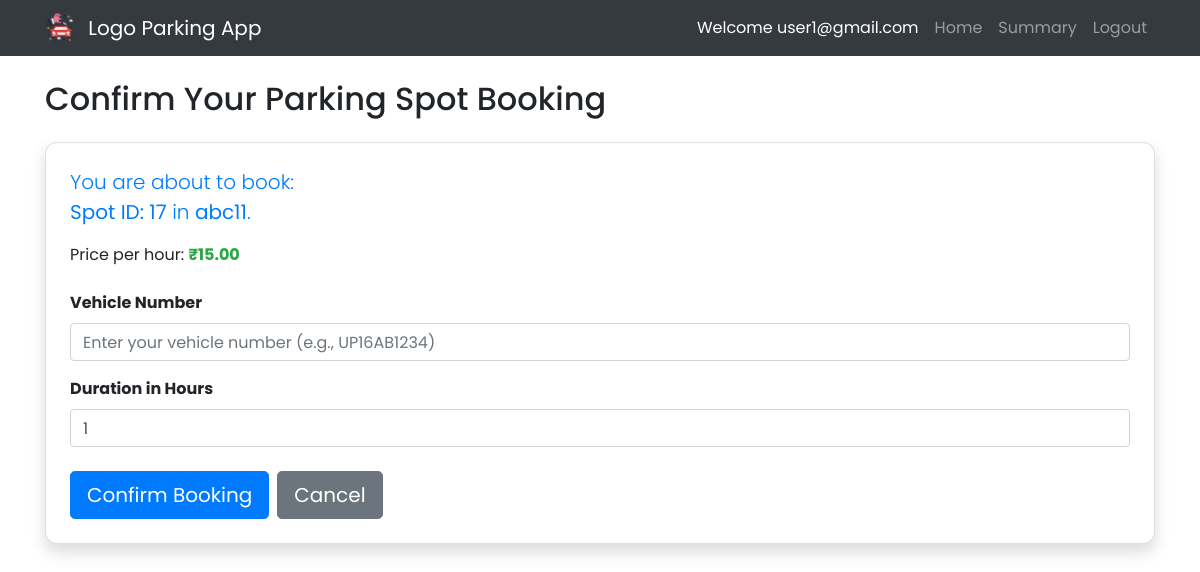
The app's page /user/book_spot/3 (signed in) with its own data.
### models.py (models this page shows, shortened)
class User(db.Model, UserMixin):
    id = db.Column(db.Integer, primary_key=True)
    email = db.Column(db.String(120), unique=True, nullable=False)
    password = db.Column(db.String(128), nullable=False)
    is_admin = db.Column(db.Boolean, default=False)
    is_blocked = db.Column(db.Boolean, default=False)
    reservations = db.relationship('Reservation', backref='user', lazy=True)

class ParkingSpot(db.Model):
    id = db.Column(db.Integer, primary_key=True)
    lot_id = db.Column(db.Integer, db.ForeignKey('parking_lot.id'), nullable=False)
    status = db.Column(db.String(1), default='A', nullable=False)
    reservations = db.relationship('Reservation', backref='spot', lazy=True, cascade="all, delete-orphan")

class ParkingLot(db.Model):
    id = db.Column(db.Integer, primary_key=True)
    prime_location_name = db.Column(db.String(100), nullable=False)
    price = db.Column(db.Float, nullable=False) # Price per hour
    address = db.Column(db.String(200), nullable=False)
    pin_code = db.Column(db.String(10), unique=True, nullable=False) # Unique Pin Code
    maximum_number_of_spots = db.Column(db.Integer, nullable=False)
    spots = db.relationship('ParkingSpot', backref='lot', lazy=True, cascade="all, delete-orphan")

### app.py (the view, shortened to what this page needs)
@app.route('/user/book_spot/<int:lot_id>', methods=['GET', 'POST'])
@login_required
def book_spot(lot_id):
    if current_user.is_blocked:
        flash('Your account is blocked.', 'danger')
        return redirect(url_for('dashboard'))
    if current_user.is_admin:
        flash('Admins cannot book spots', 'danger')
        return redirect(url_for('dashboard'))
    lot = ParkingLot.query.get_or_404(lot_id)
    spot = ParkingSpot.query.filter_by(lot_id=lot_id, status='A').first()
    form = ReservationForm()
    if spot:
        form.spot_id.data = spot.id
        form.user_id.data = current_user.id
    else:
        flash('No available spots in this lot. Please try selecting another lot.', 'danger')
        logging.warning(f"User {current_user.email} attempted to book in lot {lot_id} but no spot found on GET request.")
        return redirect(url_for('select_lot'))
    return render_template('user/book_spot.html', lot=lot, spot=spot, form=form)

### forms.py
class ReservationForm(FlaskForm):
    spot_id = IntegerField('Spot ID', validators=[Optional()]) # Can be hidden field, auto-filled
    user_id = IntegerField('User ID', validators=[Optional()]) # Can be hidden field, auto-filled
    vehicle_no = StringField('Vehicle Number', validators=[DataRequired(), Length(max=20)])
    hours = FloatField('Duration in Hours', validators=[DataRequired(), NumberRange(min=0.1, message='Duration must be at least 0.1 hours.')])
    parking_cost = FloatField('Parking Cost (₹)', validators=[Optional(), NumberRange(min=0.0)]) # Optional for initial booking, calculated by backend
    parking_timestamp = DateTimeLocalField('Parking Time', format='%Y-%m-%dT%H:%M', validators=[Optional()])
    leaving_timestamp = DateTimeLocalField('Leaving Time', format='%Y-%m-%dT%H:%M', validators=[Optional()])
    submit = SubmitField('Book Spot') # For user booking

### app.py (called while the page is built)
@login_manager.user_loader
def load_user(user_id):
    try:
        return db.session.get(User, int(user_id))
    except Exception as e:
        logging.error(f"Error loading user {user_id}: {e}")
        return None

### templates/user/book_spot.html (shortened to what this page needs)
{% extends "base.html" %}
{% block content %}
<h2 class="mb-4">Confirm Your Parking Spot Booking</h2>
<div class="card shadow p-4">
    {% if spot %}
        <p class="lead text-primary">
            You are about to book: <br>
            <strong>Spot ID: {{ spot.id }}</strong> in <strong>{{ lot.prime_location_name }}</strong>.
        </p>
        <p class="mb-4">
            Price per hour: <strong class="text-success">₹{{ "%.2f"|format(lot.price) }}</strong>
        </p>
        <form method="POST" action="{{ url_for('book_spot', lot_id=lot.id) }}">
            <div class="mb-3">
                {{ form.vehicle_no.label(class="form-label font-weight-bold") }}
                {{ form.vehicle_no(class="form-control", required=True, placeholder="Enter your vehicle number (e.g., UP16AB1234)", maxlength="15") }}
            </div>
            <div class="mb-3">
                {{ form.hours.label(class="form-label font-weight-bold") }}
                {{ form.hours(class="form-control", required=True, value=1, min=0.1, step=0.1, placeholder="e.g., 2.5") }}
            </div>
            <div class="d-flex justify-content-start mt-4">
                <button type="submit" class="btn btn-primary btn-lg mr-2">Confirm Booking</button>
                <a href="{{ url_for('dashboard') }}" class="btn btn-secondary btn-lg">Cancel</a>
            </div>
        </form>
    {% endif %}
</div>
{% endblock %}

### templates/base.html (shortened to what this page needs)
<!DOCTYPE html>
<html lang="en">
<head>
    <link rel="stylesheet" href="https://stackpath.bootstrapcdn.com/bootstrap/4.5.2/css/bootstrap.min.css">
    <link rel="stylesheet" href="{{ url_for('static', filename='css/styles.css') }}">
</head>
<body>
    <nav class="navbar navbar-expand-lg navbar-dark bg-dark">
        <div class="container">
            <a class="navbar-brand" href="{{ url_for('home') }}">
                <img src="{{ url_for('static', filename='images/logo.png') }}" alt="Logo" width="30" height="30" class="d-inline-block align-top rounded-full">
                Logo Parking App
            </a>
            <div class="collapse navbar-collapse" id="navbarNav">
                <ul class="navbar-nav ml-auto">
                    {% if current_user.is_authenticated %}
                        {% if current_user.is_admin %}
                            <li class="nav-item">
                                <span class="nav-link text-white">Welcome Admin</span>
                            </li>
                            <li class="nav-item">
                                <a class="nav-link" href="{{ url_for('dashboard') }}">Home</a>
                            </li>
                            <li class="nav-item">
                                <a class="nav-link" href="{{ url_for('view_users') }}">Users</a>
                            </li>
                            <li class="nav-item">
                                <a class="nav-link" href="{{ url_for('search') }}">Search</a>
                            </li>
                            <li class="nav-item">
                                <a class="nav-link" href="{{ url_for('admin_summary') }}">Summary</a>
                            </li>
                        {% else %}
                            <li class="nav-item">
                                <span class="nav-link text-white">Welcome {{ current_user.email }}</span>
                            </li>
                            <li class="nav-item">
                                <a class="nav-link" href="{{ url_for('dashboard') }}">Home</a>
                            </li>
                            <li class="nav-item">
                                <a class="nav-link" href="{{ url_for('user_summary') }}">Summary</a>
                            </li>
                        {% endif %}
                        <li class="nav-item">
                            <a class="nav-link" href="{{ url_for('logout') }}">Logout</a>
                        </li>
                    {% endif %}
                </ul>
            </div>
        </div>
    </nav>
    <div class="container mt-4">
        {% block content %}{% endblock %}
    </div>
</body>
</html>

### static/css/styles.css (style rules this page uses)
body { font-family: 'Poppins', sans-serif; }
.navbar-brand img { margin-right: 8px; }
.card { border-radius: 12px; box-shadow: 0 4px 8px rgba(0,0,0,0.1); transition: transform 0.2s; }
.btn { transition: transform 0.2s; }

### records on screen
User: email "user1@gmail.com"
ParkingSpot: id "17"
ParkingLot: prime_location_name "abc11", price "15.00"
